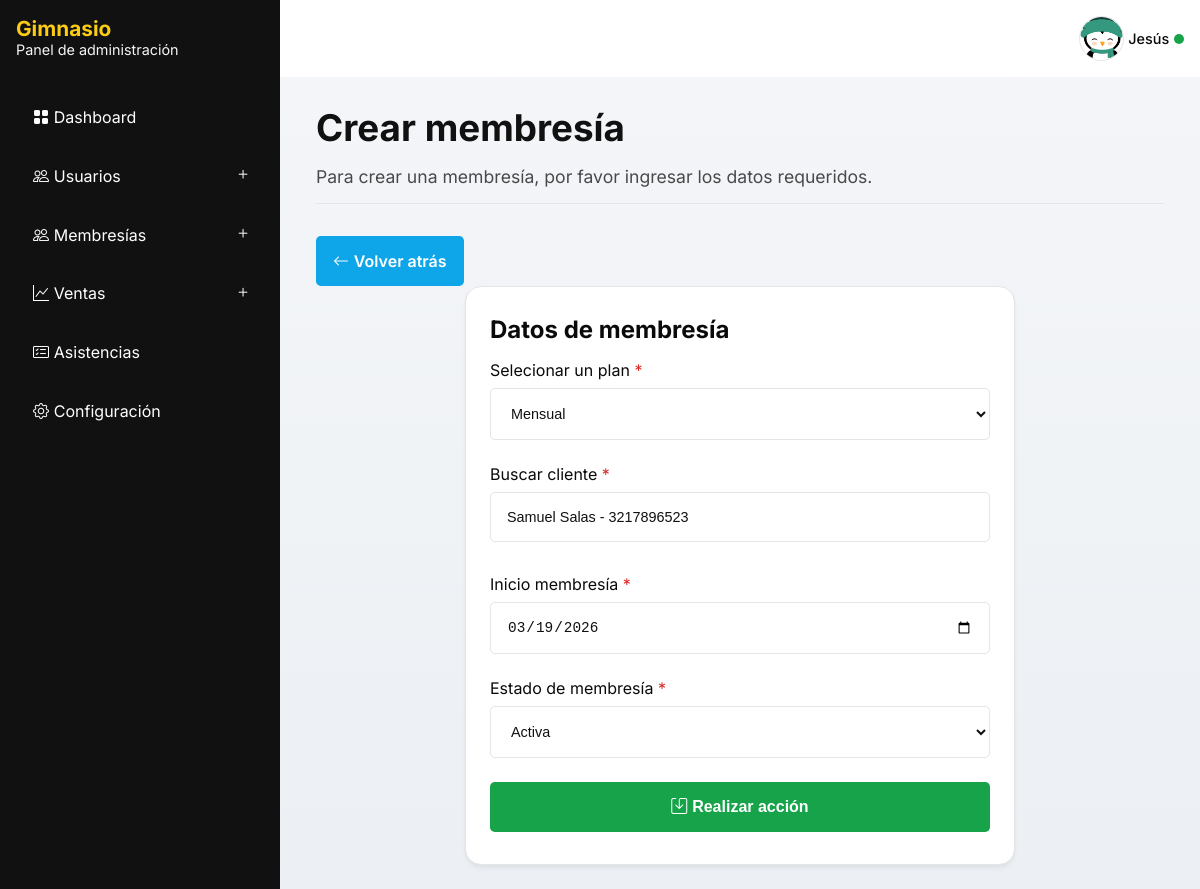
The app's page /memberships/update/2/ (signed in) with its own data.
### apps/management/models.py (models this page shows, shortened)
class AppSettings(models.Model):
    app_name = models.CharField(max_length=100, default="Gimnasio")
    app_description = models.CharField(max_length=200, default="Panel de administración")
    app_image = models.ImageField(upload_to="management/images/", null=True, blank=True)
    app_logo = models.ImageField(upload_to="management/images/", null=True, blank=True)
    elements_per_section = models.PositiveIntegerField(default=10)
    @classmethod
    def load(cls):
        instance, _ = cls.objects.get_or_create(pk=1)
        return instance

### apps/accounts/models/member.py (models this page shows, shortened)
class Member(AbstractBaseUser):
    class Meta:
        verbose_name = 'Usuario'
        verbose_name_plural = 'Usuarios'
    class BaseRoles(models.TextChoices):
        CUSTOMER = 'Cliente','Cliente'
        ADMINISTRATOR = 'Administrador','Administrador'
        SECRETARY = 'Secretario(a)','Secretario(a)'
    class DocumentTypes(models.TextChoices):
        CC = 'CC', 'Cédula de Ciudadanía'
        TI = 'TI', 'Tarjeta de Identidad'
        CE = 'CE', 'Cédula de Extranjería'
        NIT = 'NIT', 'Número de Identificación Tributaria'
        PP = 'PP', 'Pasaporte'
        RC = 'RC', 'Registro Civil'
        PPT = 'PPT', 'Permiso por Protección Temporal'
    objects = BaseMemberManager()
    first_name = models.CharField(max_length=100)
    last_name = models.CharField(max_length=100, blank=True, null=True)
    phone_number = models.CharField(max_length=10, unique=True, db_index=True)
    email = models.EmailField(unique=True, db_index=True)
    role = models.CharField(max_length=13, choices=BaseRoles.choices, default=BaseRoles.CUSTOMER)
    photo = models.ImageField(upload_to='members/images', blank=True, null=True)
    document_type = models.CharField(max_length=100, choices=DocumentTypes.choices, default=DocumentTypes.CC)
    document_number = models.PositiveIntegerField(unique=True, db_index=True)
    is_active = models.BooleanField(default=True)
    is_staff = models.BooleanField(default=False)
    is_superuser = models.BooleanField(default=False)
    created_at = models.DateTimeField(auto_now_add=True)
    updated_at = models.DateTimeField(auto_now=True)
    birthday = models.DateField(blank=True, null=True)
    USERNAME_FIELD = 'email'
    REQUIRED_FIELDS = ['first_name', 'phone_number','document_type','document_number']
    @property
    def full_name(self):
        return f'{self.first_name} {self.last_name if self.last_name else ""}'
    def __str__(self):
        return f'{self.full_name} - {self.phone_number}'

### apps/memberships/models/membership.py (models this page shows, shortened)
class Membership(models.Model):
    class Status(models.TextChoices):
        ACTIVE = "Activa", "Activa"
        EXPIRED = "Vencida", "Vencida"
        FROZEN = "Congelada", "Congelada"
        CANCELLED = "Cancelada", "Cancelada"
    plan = models.ForeignKey('memberships.Plan', on_delete=models.PROTECT, related_name='memberships')
    member = models.ForeignKey('accounts.Client', on_delete=models.PROTECT, related_name='memberships')
    status = models.CharField(
        max_length=20,
        choices=Status,
        default=Status.ACTIVE,
    )
    start_date = models.DateTimeField(default=timezone.now)
    end_date = models.DateTimeField()
    price = models.PositiveIntegerField()
    frozen_until = models.DateTimeField(blank=True, null=True)
    created_at = models.DateTimeField(auto_now_add=True)
    updated_at = models.DateTimeField(auto_now=True)
    class Meta:
        ordering = ('-created_at',)

### apps/memberships/views/membership_view.py (the view, shortened to what this page needs)
# urls.py: path('memberships/update/<int:pk>/', views.MembershipUpdateView.as_view(), name='membership-update'),
@method_decorator(
    role_required([Member.BaseRoles.ADMINISTRATOR, Member.BaseRoles.SECRETARY]),
    name='dispatch'
)
class MembershipUpdateView(UpdateView):
    model = Membership
    template_name = 'memberships/create.html'
    form_class = MembershipForm
    success_url = reverse_lazy('memberships:memberships')

### apps/memberships/forms/membership_form.py (shortened to what this page needs)
class MembershipForm(forms.ModelForm):
    class Meta:
        model = Membership
        fields = [
            'plan',
            'member',
            'start_date',
            'status'
        ]
        labels = {
            'plan': 'Selecionar un plan',
            'member': 'Buscar cliente',
            'start_date': 'Inicio membresía',
            'status': 'Estado de membresía',
        }
        widgets = {
            'start_date': forms.DateInput(
                format='%Y-%m-%d',
                attrs={
                    'type': 'date',
                }
            ),
            'frozen_until': forms.DateInput(
                format='%Y-%m-%d',
                attrs={'type': 'date'}
            ),
            'member': DatalistSelect(queryset=Client.objects.all()),
        }
    def __init__(self, *args, **kwargs):
        super().__init__(*args, **kwargs)
        today = timezone.localdate()
        if not self.instance.pk:
            self.fields['start_date'].initial = today

### apps/core/widgets/datalist_select.py (called while the page is built)
    def get_context(self, name, value, attrs):
        context = super().get_context(name, value, attrs)
        context['queryset'] = self.queryset
        selected = None
        if value:
            try:
                selected = self.queryset.get(id=value)
            except self.queryset.model.DoesNotExist:
                pass
        context["selected"] = selected
        return context

### apps/management/context_processors.py (called while the page is built)
def management_processor(request):
    return {
        'app_settings': AppSettings.load(),
    }

### apps/memberships/models/plan.py (called while the page is built)
    def __str__(self):
        return self.name

### apps/memberships/templates/memberships/create.html (shortened to what this page needs)
{% extends 'admin-panel.html' %}
{% block content %}
     <header class="heading">
        <div class="heading__content">
            <h2 class="title">Crear membresía</h2>
            <p class="subtitle">Para crear una membresía, por favor ingresar los datos requeridos.</p>
        </div>
    </header>
    <a
            class="button"
            href="{% url 'memberships:memberships' %}"
    >
        <i class="bi bi-arrow-left"></i>
        <span>Volver atrás</span>
    </a>
    <form class="form card" method="POST">
        <h4 class="card__value">Datos de membresía</h4>
        {% include 'components/render_form.html' %}
        <div class="form__group">
            <button type="submit" class="button button--success">
                <i class="bi bi-save"></i>
                <span>Realizar acción</span>
            </button>
        </div>
    </form>
{% endblock content %}

### templates/admin-panel.html (shortened to what this page needs)
{% load static %}
<!DOCTYPE html>
<html lang="es">
<head>
    {% include 'components/app_head.html' %}
</head>
<body>
    <div class="root" id="root">
        <aside class="navbar">
            {% include 'components/app_brand.html' with show_description=True %}
            <nav class="menu">
                <a class="menu__link" href="{% url 'management:dashboard' %}">
                    <i class="bi bi-grid-fill"></i>
                    <span>Dashboard</span>
                </a>
                <div class="menu__dropdown">
                    <p class="menu__dropdown__header">
                        <i class="bi bi-people"></i>
                        <span>Usuarios</span>
                        <button type="button" class="toggle__dropdown">
                            <i class="bi bi-plus"></i>
                        </button>
                    </p>
                </div>
                <div class="menu__dropdown">
                    <p class="menu__dropdown__header">
                        <i class="bi bi-people"></i>
                        <span>Membresías</span>
                        <button type="button" class="toggle__dropdown">
                            <i class="bi bi-plus"></i>
                        </button>
                    </p>
                </div>
                <div class="menu__dropdown">
                    <p class="menu__dropdown__header">
                        <i class="bi bi-graph-up"></i>
                        <span>Ventas</span>
                        <button type="button" class="toggle__dropdown">
                            <i class="bi bi-plus"></i>
                        </button>
                    </p>
                </div>
                <a
                        class="menu__link"
                        href="{% url 'attendances:attendances' %}"
                >
                    <i class="bi bi-card-checklist"></i>
                    <span>Asistencias</span>
                </a>
                {% if user.role == 'Administrador' %}
                <a
                    class="menu__link"
                    href="{% url 'management:app-settings' %}"
                >
                    <i class="bi bi-gear"></i>
                    <span>Configuración</span>
                </a>
                {% endif %}
            </nav>
        </aside>
        <main class="container">
            <header class="header">
                {% if user.is_authenticated %}
                <div class="profile">
                    <img
                        class="profile__img"
                        src="{% if user.photo %}{{ user.photo.url }}{% else %}{% static 'images/avatar.png' %}{% endif %}"
                        alt="Avatar"
                    />
                    <div class="profile__name">{{ user.first_name }}</div>
                    <span class="profile__status"></span>
                </div>
                {% endif %}
            </header>
            <div class="content">
                {% block content %}
                {% endblock content %}
            </div>
        </main>
    </div>
</body>
</html>

### templates/components/app_brand.html (shortened to what this page needs)
{% load static %}
<div class="brand">
<div class="brand__content">
    <h1 class="brand__name">{{ app_settings.app_name }}</h1>
    {% if show_description %}
    <p class="brand__description">{{ app_settings.app_description }}</p>
    {% endif %}
</div>
</div>

### templates/components/render_form.html (shortened to what this page needs)
{% for field in form %}
    <div class="form__group">
        <label
                class="form__label"
                for="{{ field.id_for_label }}"
                {% if field.field.required %}
                data-required="True"
                {% endif %}
        >{{ field.label }}</label>
        {{ field }}
    </div>
{% endfor %}

### apps/core/templates/widgets/datalist_select.html (shortened to what this page needs)
<div class="form__group">
<input
    type="text"
    id="{{ widget.attrs.id }}_search"
    list="{{ widget.attrs.id }}_list"
    placeholder="Buscar..."
    value="{{ selected|default:'' }}"
    autocomplete="off"
>
</div>

### static/css/styles.css (style rules this page uses)
* { margin: 0; padding: 0; box-sizing: border-box; }
:root { --color-primary: #111111; --color-secondary: #1F1F1F; --color-accent: #FACC15; --color-accent-dark: #EAB308; --color-bg: #F5F5F5; --color-card: #FFFFFF; --color-border: #E5E5E5; --color-text-primary: #0A0A0A; --color-text-secondary: #525252; --color-text-light: #FFFFFF; --color-success: #16A34A; --color-warning: #F59E0B; --color-danger: #DC2626; --color-info: #0EA5E9; --bg-url-img:None; }
h1,h2,h3,h4,h5,h6 { font-weight: 700; }
html { font-size: 16px; }
body { width: 100%; height: 100%; font-family: 'Inter', sans-serif; font-weight: 400; background: linear-gradient(180deg,#f4f6f9,#eceff3); }
.root { display: flex; width: 100%; height: 100dvh; }
.container { flex: 1; height: 100%; overflow: auto; }
.header { width: 100%; padding: 1rem; display: flex; align-items: center; justify-content: end; gap: .5rem; background: var(--color-card); }
.profile { color: var(--color-text-primary); font-size: .9rem; display: flex; align-items: center; gap: .3rem; position: relative; z-index: 100; font-weight: 500; }
.profile__status { width: 10px; aspect-ratio: 1/1; background: var(--color-success); border-radius: 50%; }
.profile__img { width: 45px; aspect-ratio: 1/1; border: 1px solid var(--color-border); border-radius: 50%; object-fit: cover; }
.profile__name { cursor: pointer; }
.navbar { max-width: 280px; width: 100%; height: 100%; background: var(--color-primary); padding: 1rem; display: flex; flex-direction: column; overflow: auto; scrollbar-width: none; }
.brand { display: flex; align-items: center; gap: .4rem; margin-bottom: 2rem; }
.brand__content { flex: 1; }
.brand__name { font-size: 1.3rem; color: var(--color-accent); }
.brand__description { font-size: .9rem; color: var(--color-bg); }
.menu { display: flex; flex-direction: column; gap: .3rem; flex: 1; scrollbar-width: none; }
.menu__link, .menu__dropdown__header { display: flex; align-items: center; gap: .3rem; padding: 1rem; border: 1px solid transparent; text-decoration: none; font-size: 1rem; color: var(--color-text-light); border-radius: .5rem; transition: all .2s ease-in-out; position: relative; }
.toggle__dropdown { position: absolute; right: 0; width: 40px; height: 40px; display: inline-flex; justify-content: center; align-items: center; font-size: 1.1rem; color: var(--color-bg); background: transparent; cursor: pointer; border: 0; }
.content { padding: 2vw 3vw; }
.button { display: inline-flex; min-width: 50px; height: 50px; gap: .3rem; align-items: center; justify-content: center; font-size: 1rem; padding: .7rem 1rem; border-radius: .3rem; color: var(--color-card); background: var(--color-info); font-weight: 600; border: 1px solid transparent; }
a.button { text-decoration: none; }
button.button { cursor: pointer; }
.button--success { background: var(--color-success) }
.card { background: var(--color-card); padding: 1.5rem; border-radius: 1rem; border: 1px solid var(--color-border); box-shadow: 0 4px 6px -1px rgba(0, 0, 0, 0.05), 0 2px 4px -1px rgba(0, 0, 0, 0.03); display: flex; flex-direction: column; gap: 0.5rem; position: relative; transition: transform 0.2s ease, box-shadow 0.2s ease; }
.card__value { font-size: 1.5rem; font-weight: 700; color: var(--color-text-primary); margin-top: 0.25rem; }
.heading { display: flex; flex-wrap: wrap; justify-content: space-between; align-items: center; margin-bottom: 2rem; padding-bottom: 1rem; border-bottom: 1px solid var(--color-border); gap: 1rem; }
.heading__content { display: flex; flex-direction: column; gap: 1rem; flex: 1; }
.title { font-size: 2.3rem; color: var(--color-primary); line-height: 1.2; }
.subtitle { font-size: 1.1rem; color: var(--color-secondary); opacity: 0.8; }
.form { max-width: 550px; margin: 0 auto; }
.form__group { margin: .5rem 0; }
.form__label { display: block; font-size: 1rem; color: var(--color-text-primary); margin-bottom: .5rem; }
.form__label[data-required="True"]::after { content: ' *'; color: var(--color-danger); }
.form__group > .button[type='submit'] { width: 100%; }
.form__input, .form__switch, .form__group input, .form__group select, .form__group textarea { flex: 1; width: 100%; padding: 1rem; font-size: .9rem; color: var(--color-primary); border: 1px solid var(--color-border); background: var(--color-card); border-radius: .3rem; }

### records on screen
AppSettings: app_name "Gimnasio", app_description "Panel de administración"
Member: first_name "Jesús"
Membership: form "Mensual" "03/19/2026" "Activa"
Member: form "Samuel Salas - 3217896523"

### other values on screen
{{ field.label }} "Selecionar un plan" "Buscar cliente" "Inicio membresía" "Estado de membresía"
